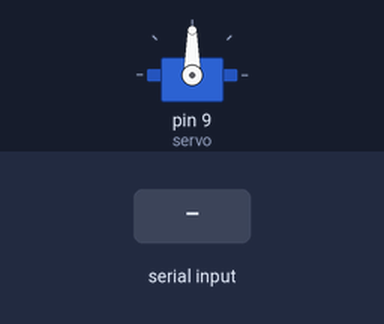
A sketch run on a simulated Arduino Uno, built with avr-gcc and run on an emulated ATmega328P. Shown: servo. Inputs (shaded band) come from the test bench.

Above: at 1.2 s.
1.3 s: byte 30 received over Serial
At 2.5 s:
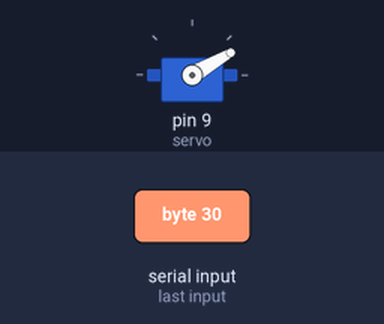
2.8 s: byte 120 received over Serial
At 3.8 s:
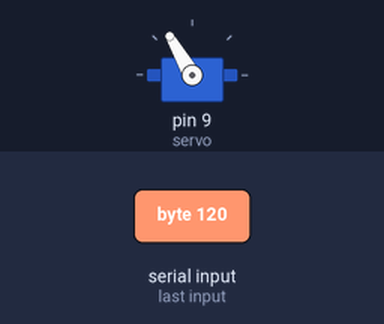
Timing chart, 0 to 5.8 s (numbered marks = the images above; inputs shaded):
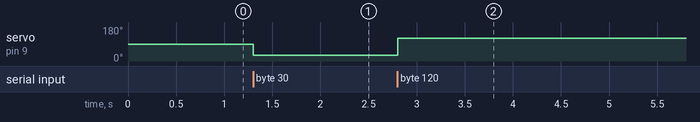

The sketch:

arduino_servo_control.ino
```cpp
#include <Servo.h>

byte pos;
Servo servo;
boolean received  = false;

void setup() {
    servo.attach(9);
    Serial.begin(115200);
    servo.write(90);
}

void loop() {
    while(Serial.available() > 0) {
        pos = (byte)Serial.read();
        received = true;
    }

    if(received) {
        servo.write(pos);
        received = false;
    }

    delay(10);
}
```

Measured:
- after the input at 1.3 s, servo on pin 9 (servo): 90° → 30° at once
- after the input at 2.8 s, servo on pin 9 (servo): 30° → 120° at once
